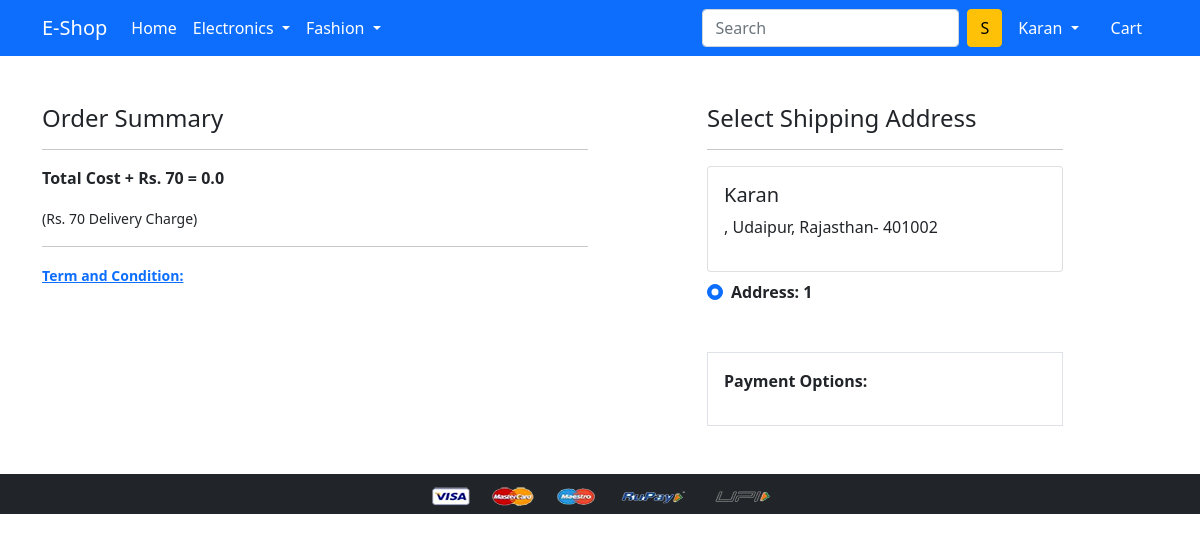
/checkout/ (signed in), run on the app's committed database.
### app/models.py (models this page shows, shortened)
class Customer(models.Model):
 user = models.ForeignKey(User, on_delete=models.CASCADE)
 name = models.CharField(max_length=200)
 country = models.CharField(max_length=200)
 city = models.CharField(max_length=50)
 zipcode = models.IntegerField()
 state = models.CharField(choices=STATE_CHOICES, max_length=50)

### app/views.py (the view)
# urls.py: path('checkout/', views.checkout, name='checkout'),
@login_required
def checkout(request):
	user = request.user
	add = Customer.objects.filter(user=user)
	cart_items = Cart.objects.filter(user=request.user)
	amount = 0.0
	shipping_amount = 70.0
	totalamount=0.0
	cart_product = [p for p in Cart.objects.all() if p.user == request.user]
	if cart_product:
		for p in cart_product:
			tempamount = (p.quantity * p.product.discounted_price)
			amount += tempamount
		totalamount = amount+shipping_amount
	return render(request, 'app/checkout.html', {'add':add, 'cart_items':cart_items, 'totalcost':totalamount})

### app/templates/app/checkout.html (shortened to what this page needs)
{% extends 'app/base.html' %}
{% load static %}
{% block main-content %}
<div class="container">
 <div class="row mt-5">
  <div class="col-sm-6">
    <h4>Order Summary</h4>
    <hr>
    <p class="fw-bold">Total Cost + Rs. 70  = {{totalcost}}</p>
    <small>(Rs. 70 Delivery Charge)</small> <hr>
    <a href=""><small><b>Term and Condition:</b></small></a>
  </div>
  <div class="col-sm-4 offset-sm-1">
    <h4>Select Shipping Address</h4>
    <hr>
    <form action="/paymentdone" id="myform">
    {% for ad in add %}
      <div class="card">
        <div class="card-body">
        <h5>{{ad.name}}</h5>
        <p>{{ad.locality}}, {{ad.city}}, {{ad.state}}- {{ad.zipcode}}</p>
        </div>
      </div>
        <div class="form-check mt-2 mb-5">
          <input class="form-check-input" type="radio" name="custid" id="custadd{{forloop.counter}}" value="{{ad.id}}" checked>
          <label class="form-check-label fw-bold" for="custadd{{forloop.counter}}">
            Address: {{ forloop.counter }} </label>
        </div>
      {% endfor %}
        <div class="border p-3">
          <p class="fw-bold">Payment Options:</p>
        </div>
      </form>
    </div>
  </div>
</div>
{% endblock main-content %}

### app/templates/app/base.html (shortened to what this page needs)
<!doctype html>
{% load static %}
<html lang="en">
  <head>
    <link href="https://cdn.jsdelivr.net/npm/bootstrap@5.0.0-beta1/dist/css/bootstrap.min.css" rel="stylesheet">
    <link rel="stylesheet" href="{% static 'app/css/owl.carousel.min.css' %}">
    <link rel="stylesheet" href="{% static 'app/css/all.min.css' %}">
    <link rel="stylesheet" href="{% static 'app/css/style.css' %}">
  </head>
  <body>
    <nav class="navbar navbar-expand-lg navbar-dark bg-primary">
     <div class="container">
       <a class="navbar-brand" href="/">E-Shop</a>
       <div class="collapse navbar-collapse" id="navbarSupportedContent">
         <ul class="navbar-nav me-auto mb-2 mb-lg-0">
           <li class="nav-item">
             <a class="nav-link active" aria-current="page" href="/">Home</a>
           </li>
           <li class="nav-item dropdown">
             <a class="nav-link dropdown-toggle text-white" href="#" id="electronicsDropdown" role="button" data-bs-toggle="dropdown" aria-expanded="false">
               Electronics
             </a>
           </li>
           <li class="nav-item dropdown">
             <a class="nav-link dropdown-toggle text-white" href="#" id="fashionDropdown" role="button" data-bs-toggle="dropdown" aria-expanded="false">
               Fashion
             </a>
           </li>
         </ul>
         <form class="d-flex">
           <input class="form-control me-2" type="search" placeholder="Search" aria-label="Search">
           <button class="btn btn-warning" type="submit">S</button>
         </form>
         <div>
          <ul class="navbar-nav me-auto mb-2 mb-lg-0">
          {% if request.user.is_authenticated %}
           <li class="nav-item dropdown mx-2">
              <a class="nav-link dropdown-toggle text-white" href="#" id="profileDropdown" role="button" data-bs-toggle="dropdown" aria-expanded="false">
                {{request.user.username|capfirst}}
              </a>
            </li>
            <li class="nav-item mx-2">
              <a href="{% url 'showcart' %}" class="nav-link text-white"> Cart </a>
            </li>
            {% endif %}
          </ul>
         </div>
       </div>
     </div>
    </nav>
    {% block main-content %} {% endblock main-content %}
    <footer class="container-fluid bg-dark text-center p-2 mt-5">
        <img src="{% static 'app/images/payment.png' %}" alt="" srcset="" class="img-fluid" height="2px">
    </footer>
  </body>
</html>

### data on the page
Customer: name "Karan", city "Udaipur", state "Rajasthan", zipcode "401002"

### other printed values
{{ request.user.username|capfirst }} "Karan"
{{ totalcost }} "0.0"
